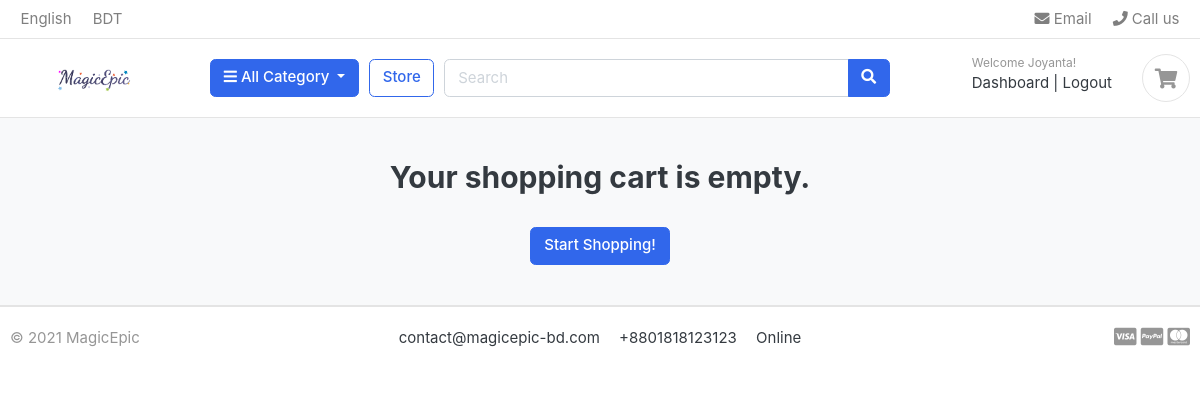
The app's page /cart/ (signed in), older data.
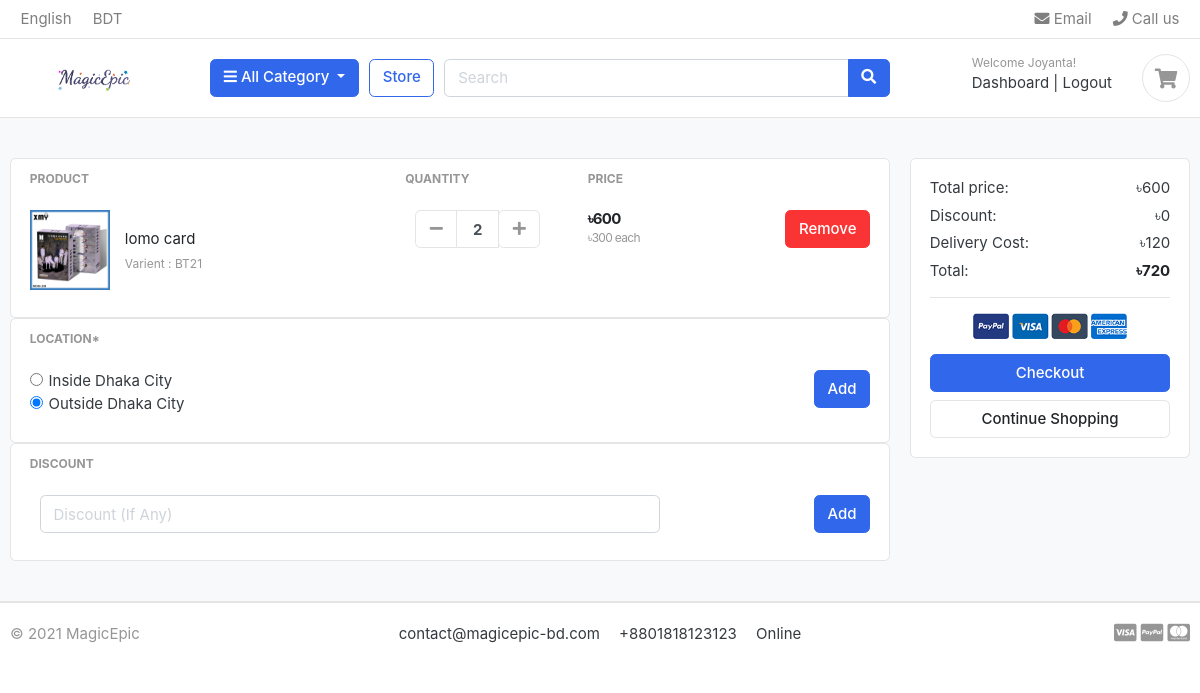
The same page, newer data.
### shop/models.py (models this page shows, shortened)
class CartItem(models.Model):
    user = models.ForeignKey(Account, on_delete=models.CASCADE, null=True)
    product = models.ForeignKey(Product, on_delete=models.CASCADE)
    variations = models.ManyToManyField(Variation, blank=True)
    cart = models.ForeignKey(Cart, on_delete=models.CASCADE, null=True)
    quantity = models.IntegerField()
    is_active = models.BooleanField(default = True)
    def sub_total(self):
        return self.product.price * self.quantity

class Product(models.Model):
    product_name = models.CharField(max_length=200, unique = True)
    slug = models.SlugField(max_length=1000, unique = True)
    description = models.TextField(max_length = 2000, blank=True)
    price = models.IntegerField()
    image = models.ImageField(upload_to='photos/products/')
    stock = models.IntegerField() #stock
    is_available = models.BooleanField(default = False)
    category = models.ForeignKey(Category, on_delete=models.CASCADE)
    date_created = models.DateTimeField(auto_now_add=True)
    date_modified = models.DateTimeField(auto_now=True)
    def get_url(self):
        return reverse('product_detail', args=[self.category.slug, self.slug])

class Variation(models.Model):
    product = models.ForeignKey(Product, on_delete=models.CASCADE)
    variation_category = models.CharField(max_length=200, choices=variation_category_choice)
    variation_value = models.CharField(max_length=200)
    date_created = models.DateTimeField(auto_now_add=True)
    is_active = models.BooleanField(default = True)

### shop/views.py (the view, shortened to what this page needs)
# urls.py: path('cart/', views.cart, name='cart'),
def cart(request, total=0, quantity=0, cart_items=None):
    discount_code = ""
    discount_amount = 0
    discount = 0
    discount_amount_percent = 0
    location = ""
    if 'location' in request.POST:
        location = request.POST['location']
        location = int(location)
    try:
        delivery_cost = 0
        grand_total = 0
        if request.user.is_authenticated:
            cart_items = CartItem.objects.filter(user=request.user, is_active=True)
        else:
            cart = Cart.objects.get(cart_id=_cart_id(request))
            cart_items = CartItem.objects.filter(cart=cart, is_active=True)
        for cart_item in cart_items:
            total += (cart_item.product.price * cart_item.quantity)
            quantity += cart_item.quantity
        if location == 0: #Outside Dhaka
            delivery_cost = 120
        elif location == 1:
            delivery_cost = 60
        else:
            delivery_cost = 120 #by default 120 Taka.
        if discount_amount_percent < 0 or discount_amount < 0: #Inactive/Not available discount added
            discount = -1
            grand_total = total + delivery_cost
        elif discount_amount_percent > 0 and discount_amount > 0: #Only Percentage wll be taken
            discount = (total*discount_amount_percent)/100
            grand_total = total - discount + delivery_cost
            print("Only Percentage taken but both were there")
        elif discount_amount_percent > 0: #Only percentage is given
            discount = (total*discount_amount_percent)/100
            grand_total = total - discount + delivery_cost
            print("Only Percentage taken")
        else: #Only amount is given
            discount = discount_amount
            grand_total = total - discount + delivery_cost
    except ObjectDoesNotExist:
        pass
    dd = Cart_Discount_Delivery(user=request.user,delivery_cost=delivery_cost, discount = discount)
    dd.save()
    context = {
        'total':total,
        'quantity':quantity,
        'cart_items':cart_items,
        'delivery_cost':delivery_cost,
        'grand_total':grand_total,
        'discount_amount':discount_amount,
        'discount':discount,
        'discount_code':discount_code,
    }
    return render(request, 'shop/cart.html', context)

### shop/templates/shop/cart.html (shortened to what the changed rows need)
{% extends "shop/base.html" %}
{% load static %}
{% block content %}
<section class="section-content padding-y bg">
  <div class="container">
    {% if not cart_items %}
    <div class="text-center">
      <h2>Your shopping cart is empty.</h2>
      <br>
      <a href="{% url 'store' %}" class='btn btn-primary'>Start Shopping!</a>
    </div>
    {% else %}
    <div class="row">
      <aside class="col-lg-9">
        <div class="card">
          <table class="table table-borderless table-shopping-cart">
            <thead class="text-muted">
              <tr class="small text-uppercase">
                <th scope="col">Product</th>
                <th scope="col" width="120">Quantity</th>
                <th scope="col" width="120">Price</th>
                <th scope="col" class="text-right" width="200"> </th>
              </tr>
            </thead>
            <tbody>
              {% for cart_item in cart_items %}
              <tr>
                <td>
                  <figure class="itemside align-items-center">
                    <div class="aside"><img src="{{ cart_item.product.image.url }}" class="img-sm"></div>
                    <figcaption class="info">
                      <a href="{{ cart_item.product.get_url }}"
                        class="title text-dark">{{ cart_item.product.product_name }}</a>
                      <p class="text-muted small">
                        {% if cart_item.variations.all %}
                        {% for item in cart_item.variations.all %}
                        {{ item.variation_category | capfirst }} : {{ item.variation_value | capfirst }} <br>
                        {% endfor %}
                        {% endif %}
                      </p>
                    </figcaption>
                  </figure>
                </td>
                <td>
                  <div class="col">
                    <div class="input-group input-spinner">
                      <div class="input-group-prepend">
                        <a href="{% url 'remove_cart' cart_item.product.id cart_item.id %}" class="btn btn-light"
                          type="button" id="button-plus"> <i class="fa fa-minus"></i> </a>
                      </div>
                      <input type="text" class="form-control" value="{{ cart_item.quantity }}">
                      <div class="input-group-append">
                        <form action="{% url 'add_cart' cart_item.product.id %}" method="post">
                          <button href="{% url 'add_cart' cart_item.product.id %}" class="btn btn-light" type="submit"
                            id="button-minus"> <i class="fa fa-plus"></i> </button>
                        </form>
                      </div>
                    </div>
                  </div>
                </td>
                <td>
                  <div class="price-wrap">
                    <var class="price">৳{{cart_item.sub_total}} </var>
                    <small class="text-muted"> ৳{{cart_item.product.price}} each </small>
                  </div>
                </td>
                <td class="text-right">
                  <a href="{% url 'remove_cart_item' cart_item.product.id cart_item.id %}"
                    onclick="return confirm('Are you sure you want to remove this item?')" class="btn btn-danger">
                    Remove</a>
                </td>
              </tr>
              {% endfor %}
            </tbody>
          </table>
        </div>
        <div class="card">
          <table class="table table-borderless table-shopping-cart">
            <thead class="text-muted">
              <tr class="small text-uppercase">
                <th scope="col">Location*</th>
                <th scope="col" class="text-right" width="200"> </th>
              </tr>
            </thead>
            <tbody>
              <tr>
                <form action="{% url 'cart' %}" class="location" method='POST'> {% csrf_token %}
                  <td>
                    {% if delivery_cost == 0 %}
                    <div class="form-check">
                      <input class="form-check-input" type="radio" name="location" id="inside_dhaka" value="1">
                      <label class="form-check-label" for="exampleRadios1">
                        Inside Dhaka City
                      </label>
                    </div>
                    <div class="form-check">
                      <input class="form-check-input" type="radio" name="location" id="outside_dhaka" value="0">
                      <label class="form-check-label" for="exampleRadios2">
                        Outside Dhaka City
                      </label>
                    </div>
                    {% elif delivery_cost == 120 %}
                    <div class="form-check">
                      <input class="form-check-input" type="radio" name="location" id="inside_dhaka" value="1">
                      <label class="form-check-label" for="exampleRadios1">
                        Inside Dhaka City
                      </label>
                    </div>
                    <div class="form-check">
                      <input class="form-check-input" type="radio" name="location" id="outside_dhaka" value="0" checked>
                      <label class="form-check-label" for="exampleRadios2">
                        Outside Dhaka City
                      </label>
                    </div>
                    {%endif%}
                  </td>
                  <td class="text-right">
                    <button class="btn btn-primary" type="submit"> Add</button>
                  </td>
                </form>
              </tr>
            </tbody>
          </table>
        </div>
        {% if discount < 0 %}
        <div class="alert alert-warning alert-dismissible fade show" role="alert">
          <strong>Invalid!</strong> The coupon you added is unavailable.
          <button type="button" class="close" data-dismiss="alert" aria-label="Close">
            <span aria-hidden="true">&times;</span>
          </button>
        </div>
        <div class="card">
          <table class="table table-borderless table-shopping-cart">
            <thead class="text-muted">
              <tr class="small text-uppercase">
                <th scope="col">Discount</th>
                <th scope="col" class="text-right" width="200"> </th>
              </tr>
            </thead>
            <tbody>
              <tr>
                <form action="{% url 'cart' %}" class="discount" method='POST'> {% csrf_token %}
                  <td>
                    <div class="col">
                      <input type="text" class="form-control" placeholder="Discount (If Any)" name="discount">
                    </div>
                  </td>
                  <td class="text-right">
                    <button class="btn btn-primary" type="submit"> Add</button>
                  </td>
                </form>
              </tr>
            </tbody>
          </table>
        </div>
        {% else %}
        <div class="card">
          <table class="table table-borderless table-shopping-cart">
            <thead class="text-muted">
              <tr class="small text-uppercase">
                <th scope="col">Discount</th>
                <th scope="col" class="text-right" width="200"> </th>
              </tr>
            </thead>
            <tbody>
              <tr>
                <form action="{% url 'cart' %}" class="discount" method='POST'> {% csrf_token %}
                  <td>
                    <div class="col">
                      <input type="text" class="form-control" placeholder="Discount (If Any)" name="discount">
                    </div>
                  </td>
                  <td class="text-right">
                    <button class="btn btn-primary" type="submit"> Add</button>
                  </td>
                </form>
              </tr>
            </tbody>
          </table>
        </div>
        {% endif %}
      </aside>
      <aside class="col-lg-3">
        <div class="card">
          <div class="card-body">
            <dl class="dlist-align">
              <dt>Total price:</dt>
              <dd class="text-right">৳{{total}}</dd>
            </dl>
            {% if discount >= 0 %}
            <dl class="dlist-align">
              <dt>Discount:</dt>
              <dd class="text-right"> ৳{{discount}}</dd>
            </dl>
            {% endif %}
            <dl class="dlist-align">
              <dt>Delivery Cost:</dt>
              <dd class="text-right"> ৳{{delivery_cost}}</dd>
            </dl>
            <dl class="dlist-align">
              <dt>Total:</dt>
              <dd class="text-right text-dark b"><strong>৳{{grand_total}}</strong></dd>
            </dl>
            <hr>
            <p class="text-center mb-3">
              <img src="{% static 'shop/images/misc/payments.png' %}" height="26">
            </p>
            <a href="{% url 'checkout' %}" class="btn btn-primary btn-block"> Checkout </a>
            <a href="{% url 'store' %}" class="btn btn-light btn-block">Continue Shopping</a>
          </div>
        </div>
      </aside>
    </div>
    {% endif %}
  </div>
</section>
{% endblock %}

Row changes from the older to the newer data that the page shows:
added CartItem: product.image (picture), product.product_name "lomo card", quantity "2", sub_total "600", product.price "300"
now on this page (row unchanged): Variation: variation_category "Varient", variation_value "BT21"
Text that changed along with them:
form field location: (not shown) → "☐"
form field location: (not shown) → "☑"
{{ total }}: (not shown) → "600"
{{ discount }}: (not shown) → "0"
{{ delivery_cost }}: (not shown) → "120"
{{ grand_total }}: (not shown) → "720"
text no longer shown: "Your shopping cart is empty. Start Shopping!"
text now shown: "PRODUCT QUANTITY PRICE LOCATION* Inside Dhaka City Outside Dhaka City Add DISCOUNT Add Total price: ৳ Discount: ৳ Delivery Cost: ৳ Total: ৳ Checkout Continue Shopping"
